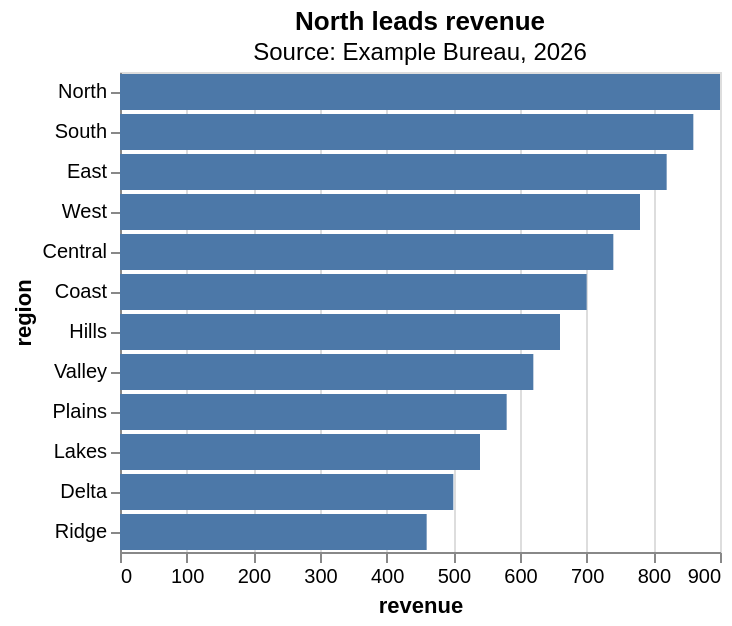

Write the Vega-Lite specification saved for this chart.
### Vega-Lite specification from a JSON file in a GitHub repository (floating-point values rounded to 4 significant figures)
{"$schema": "https://vega.github.io/schema/vega-lite/v6.json", "title": {"text": "North leads revenue", "subtitle": "Source: Example Bureau, 2026"}, "data": {"values": [{"region": "North", "revenue": 900, "year": 2025}, {"region": "South", "revenue": 860, "year": 2025}, {"region": "East", "revenue": 820, "year": 2025}, {"region": "West", "revenue": 780, "year": 2025}, {"region": "Central", "revenue": 740, "year": 2025}, {"region": "Coast", "revenue": 700, "year": 2025}, {"region": "Hills", "revenue": 660, "year": 2025}, {"region": "Valley", "revenue": 620, "year": 2025}, {"region": "Plains", "revenue": 580, "year": 2025}, {"region": "Lakes", "revenue": 540, "year": 2025}, {"region": "Delta", "revenue": 500, "year": 2025}, {"region": "Ridge", "revenue": 460, "year": 2025}]}, "mark": "bar", "encoding": {"y": {"field": "region", "type": "nominal", "sort": "-x"}, "x": {"field": "revenue", "type": "quantitative"}}}
